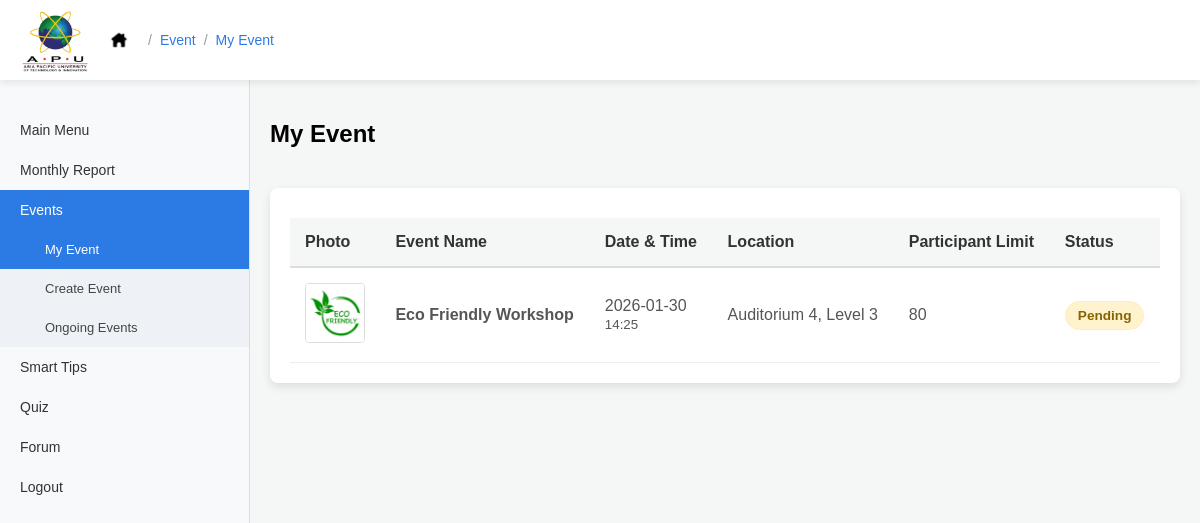
/pages/officer/officer_event.php (signed in), run on the app's committed database.
### tables this page shows
CREATE TABLE IF NOT EXISTS `proposal` (
  `proposal_id` int NOT NULL AUTO_INCREMENT,
  `event_name` varchar(50) NOT NULL,
  `event_description` varchar(500) NOT NULL,
  `date` date NOT NULL,
  `time` varchar(50) NOT NULL,
  `location` varchar(50) NOT NULL,
  `officer_id` int NOT NULL,
  `participant_limit` int DEFAULT NULL,
  `picture` varchar(250) NOT NULL,
  `status` varchar(20) NOT NULL DEFAULT 'pending',
  PRIMARY KEY (`proposal_id`),
  KEY `proposal_ibfk_1` (`officer_id`)
);

### pages/officer/officer_event.php (the view, shortened to what this page needs)
<?php
require '../../config/db.php';
$officer_id = $_SESSION['user_id'];
$query = "SELECT * FROM proposal WHERE officer_id = '$officer_id' ORDER BY proposal_id DESC";
$result = mysqli_query($conn, $query);
?>
<!DOCTYPE html>
<html lang="en">
<head>
    <link rel = "stylesheet" href = "../../assets/css/style.css">
    <link rel = "stylesheet" href = "../../assets/css/officer/officer_main.css">
    <link rel="stylesheet" href="../../assets/css/officer/officer_event.css">
    <link rel = "stylesheet" href = "../../assets/css/officer/officer_profile.css">
</head>
<body>
<div class = "topbar">
    <div class = "topbar-left">
        <img src = "../../assets/images/apu-logo.png" class = "top-logo">
        <a href = "officer_main.php" class = "home-btn">
            <img src = "../../assets/images/home-icon.png" class = "home-icon">
        </a>
        <span class = "breadcrumb">
            <span class = "breadcrumb-separator">/</span>
            <a href = "officer_event.php" class = "breadcrumb-link">Event</a>
            <span class = "breadcrumb-separator">/</span>
            <a href = "officer_event.php" class = "breadcrumb-link">My Event</a>
        </span>
    </div>
</div>
<div class="dashboard">
    <div class = "sidebar">
        <a href = "officer_main.php">Main Menu</a>
        <a href = "officer_monthly_report.php">Monthly Report</a>
            <div class = "sidebar-group">
                <a href = "officer_event.php" class = "active">Events</a>
                <a href = "officer_event.php" class = "sub-link active">My Event</a>
                <a href="officer_create_event.php" class = "sub-link">Create Event</a>
                <a href="officer_ongoing_event.php"class = "sub-link">Ongoing Events</a>
            </div>
        <a href = "../../pages/student/browse_tips.php">Smart Tips</a>
        <a href = "officer_quiz.php">Quiz</a>
        <a href = "officer_forum.php">Forum</a>
        <a href = "../auth/logout.php">Logout</a>
    </div>
    <div class="content event-page">
        <div class="Event-header">
            <h2>My Event</h2>
        </div>
        <div class="status-table-container">
            <table class="status-table">
                <thead>
                    <tr>
                        <th>Photo</th> <th>Event Name</th>
                        <th>Date & Time</th>
                        <th>Location</th>
                        <th>Participant Limit</th>
                        <th>Status</th>
                    </tr>
                </thead>
                <tbody>
                    <?php if (mysqli_num_rows($result) > 0): ?>
                        <?php while ($row = mysqli_fetch_assoc($result)): ?>
                            <tr>
                                <td>
                                    <?php if (!empty($row['picture'])): ?>
                                        <img src="../../assets/images/proposals/<?php echo $row['picture']; ?>" class="table-img">
                                    <?php else: ?>
                                        <div class="no-img-placeholder">No Image</div>
                                    <?php endif; ?>
                                </td>
                                <td><strong><?php echo htmlspecialchars($row['event_name']); ?></strong></td>
                                <td><?php echo $row['date']; ?><br><small><?php echo $row['time']; ?></small></td>
                                <td><?php echo htmlspecialchars($row['location']); ?></td>
                                <td><?php echo $row['participant_limit']; ?></td>
                                <td>
                                    <?php
                                        $status = strtolower($row['status']);
                                        $badge_class = "badge-" . $status;
                                    ?>
                                    <span class="status-badge <?php echo $badge_class; ?>">
                                        <?php echo ucfirst($row['status']); ?>
                                    </span>
                                </td>
                            </tr>
                        <?php endwhile; ?>
                    <?php else: ?>
                        <tr>
                            <td colspan="6" class="no-data">You haven't submitted any proposals yet.</td>
                        </tr>
                    <?php endif; ?>
                </tbody>
            </table>
        </div>
    </div>
</div>
</body>
</html>

### assets/css/style.css (style rules this page uses)
* { box-sizing: border-box; margin: 0; padding: 0; }
body { font-family: Arial, sans-serif; background: linear-gradient(to bottom right, #2c7be5, #67b6f9); }

### assets/css/officer/officer_main.css (style rules this page uses)
.topbar { height: 80px; background: #ffffff; display: flex; align-items: center; justify-content: space-between; padding: 0 20px; box-shadow: 0 2px 8px rgba(0,0,0,0.1); position: relative; }
.topbar-left { display: flex; align-items: center; gap: 15px; }
.top-logo { height: 70px; }
.home-btn { display: flex; align-items: center; }
.home-icon { width: 28px; }
.dashboard { display: flex; min-height: calc(100vh - 80px); height: auto; }
.sidebar { width: 220px; background: #f4f6f8; padding-top: 30px; display: flex; flex-direction: column; }
.sidebar a { padding: 12px 20px; text-decoration: none; color: #333; font-size: 14px; transition: background-color 0.3s, color 0.3s; }
.sidebar a.active { background: #2c7be5; color: white; }
.content { flex: 1; padding: 30px; background: #ffffff; }

### assets/css/officer/officer_event.css (style rules this page uses)
body { margin: 0; padding: 0; background-color: #f4f7f6; }
.dashboard { display: flex; min-height: 100vh; background-color: #f8f9fa; }
.Event-header { width: 100%; max-width: 800px; margin-bottom: 20px; text-align: left; }
.sidebar { width: 250px; background-color: #f8f9fa; flex-shrink: 0; border-right: 1px solid #ddd; display: flex; flex-direction: column; }
.sidebar-group { display: flex; flex-direction: column; }
.sidebar-group .sub-link { padding-left: 45px; font-size: 13px; background: #eef2f7; color: #444; }
.sidebar .sub-link.active { background: #2c7be5; color: #fff; }
.content.event-page { flex-grow: 1; padding: 40px 20px; background-color: #f4f7f6; display: flex; flex-direction: column; }
.status-table-container { background: white; padding: 20px; border-radius: 8px; box-shadow: 0 4px 10px rgba(0, 0, 0, 0.1); margin-top: 20px; overflow-x: auto; }
.status-table { width: 100%; border-collapse: collapse; margin-top: 10px; }
.status-table th { background-color: #f4f7f6; color: #333; text-align: left; padding: 15px; font-weight: 600; border-bottom: 2px solid #ddd; }
.status-table td { padding: 15px; border-bottom: 1px solid #eee; color: #555; vertical-align: middle; }
.status-badge { padding: 6px 12px; border-radius: 20px; font-size: 0.85rem; font-weight: bold; display: inline-block; }
.badge-pending { background-color: #fff3cd; color: #856404; border: 1px solid #ffeeba; }
.table-img { width: 60px; height: 60px; object-fit: cover; border-radius: 4px; border: 1px solid #ddd; }
.status-table td { vertical-align: middle; }
.dashboard { display: flex; min-height: calc(100vh - 70px); align-items: stretch; }

### assets/css/officer/officer_profile.css (style rules this page uses)
.breadcrumb { display: flex; align-items: center; gap: 8px; }
.breadcrumb-separator { color: #999; font-size: 14px; }
.breadcrumb-link { font-size: 14px; color: #2c7be5; text-decoration: none; }

### data on the page
proposal: picture (picture), event_name "Eco Friendly Workshop", date "2026-01-30", time "14:25", location "Auditorium 4, Level 3", participant_limit "80", status "Pending"
